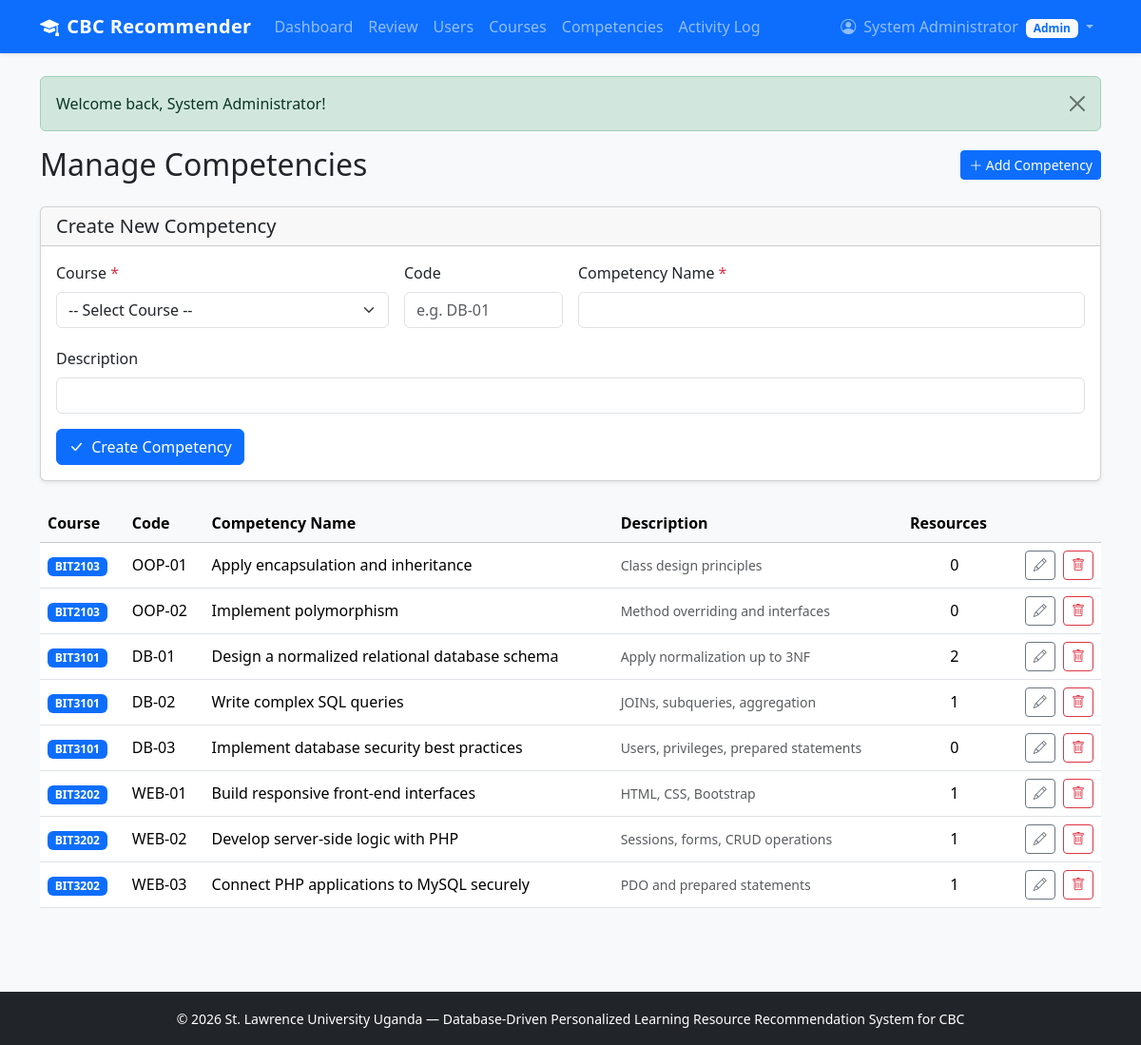
/admin/competencies.php (signed in), run on the app's committed database.
### tables this page shows
CREATE TABLE competencies (
    competency_id INT PRIMARY KEY AUTO_INCREMENT,
    course_id INT NOT NULL,
    competency_code VARCHAR(30),
    competency_name VARCHAR(255) NOT NULL,
    description TEXT,
    FOREIGN KEY (course_id) REFERENCES courses(course_id) ON DELETE CASCADE
);

CREATE TABLE courses (
    course_id INT PRIMARY KEY AUTO_INCREMENT,
    course_code VARCHAR(20) UNIQUE NOT NULL,
    course_name VARCHAR(150) NOT NULL,
    description TEXT,
    created_at TIMESTAMP DEFAULT CURRENT_TIMESTAMP
);

### includes/functions.php (called while the page is built, shortened)
<?php
function e(?string $value): string
{
    return htmlspecialchars($value ?? '', ENT_QUOTES, 'UTF-8');
}
function get_flash(): ?array
{
    if (isset($_SESSION['flash'])) {
        $flash = $_SESSION['flash'];
        return $flash;
    }
    return null;
}
function is_logged_in(): bool
{
    return isset($_SESSION['user_id']);
}
function current_role(): ?string
{
    return $_SESSION['role'] ?? null;
}

### admin/competencies.php (the view, shortened to what this page needs)
<?php
$pdo = getPDO();
$editing_comp = null;
$competencies = $pdo->query('
    SELECT comp.*, co.course_code, co.course_name,
           (SELECT COUNT(*) FROM resources WHERE competency_id = comp.competency_id) AS res_count
    FROM competencies comp
    JOIN courses co ON co.course_id = comp.course_id
    ORDER BY co.course_code, comp.competency_code
')->fetchAll();
require_once __DIR__ . '/../includes/header.php';
?>
<div class="d-flex justify-content-between align-items-center mb-4">
    <h2 class="mb-0">Manage Competencies</h2>
    <a href="#create-form" class="btn btn-primary btn-sm">
        <i class="bi bi-plus-lg"></i> Add Competency
    </a>
</div>
<div class="card shadow-sm mb-4" id="create-form">
    <div class="card-header">
        <h5 class="mb-0"><?= $editing_comp ? 'Edit Competency' : 'Create New Competency' ?></h5>
    </div>
    <div class="card-body">
        <form method="POST">
            <div class="row g-3">
                <div class="col-md-4">
                    <label class="form-label">Course <span class="text-danger">*</span></label>
                    <select name="course_id" class="form-select" required>
                        <option value="">-- Select Course --</option>
                    </select>
                </div>
                <div class="col-md-2">
                    <label class="form-label">Code</label>
                    <input type="text" name="competency_code" class="form-control"
                           placeholder="e.g. DB-01"
                           value="<?= e($_POST['competency_code'] ?? $editing_comp['competency_code'] ?? '') ?>">
                </div>
                <div class="col-md-6">
                    <label class="form-label">Competency Name <span class="text-danger">*</span></label>
                    <input type="text" name="competency_name" class="form-control"
                           value="<?= e($_POST['competency_name'] ?? $editing_comp['competency_name'] ?? '') ?>" required>
                </div>
            </div>
            <div class="row g-3 mt-1">
                <div class="col-md-12">
                    <label class="form-label">Description</label>
                    <input type="text" name="description" class="form-control"
                           value="<?= e($_POST['description'] ?? $editing_comp['description'] ?? '') ?>">
                </div>
            </div>
            <div class="mt-3">
                <button type="submit" class="btn btn-primary">
                    <i class="bi bi-check-lg me-1"></i> <?= $editing_comp ? 'Update Competency' : 'Create Competency' ?>
                </button>
            </div>
        </form>
    </div>
</div>
<div class="table-responsive">
    <table class="table table-hover align-middle">
        <thead class="table-light">
            <tr>
                <th>Course</th>
                <th>Code</th>
                <th>Competency Name</th>
                <th>Description</th>
                <th>Resources</th>
                <th></th>
            </tr>
        </thead>
        <tbody>
            <?php foreach ($competencies as $comp): ?>
                <tr>
                    <td><span class="badge bg-primary"><?= e($comp['course_code']) ?></span></td>
                    <td><?= e($comp['competency_code'] ?: '–') ?></td>
                    <td><?= e($comp['competency_name']) ?></td>
                    <td class="text-muted small"><?= e(mb_strimwidth($comp['description'] ?? '', 0, 50, '...')) ?></td>
                    <td class="text-center"><?= (int)$comp['res_count'] ?></td>
                    <td class="text-end">
                        <a href="?edit=<?= (int)$comp['competency_id'] ?>#create-form"
                           class="btn btn-sm btn-outline-secondary me-1">
                            <i class="bi bi-pencil"></i>
                        </a>
                        <form method="POST" class="d-inline"
                              onsubmit="return confirm('Delete this competency and all its resources?')">
                            <button type="submit" class="btn btn-sm btn-outline-danger">
                                <i class="bi bi-trash"></i>
                            </button>
                        </form>
                    </td>
                </tr>
            <?php endforeach; ?>
        </tbody>
    </table>
</div>
<?php require_once __DIR__ . '/../includes/footer.php'; ?>

### includes/header.php (shortened to what this page needs)
<?php
require_once __DIR__ . '/functions.php';
?>
<!DOCTYPE html>
<html lang="en">
<head>
    <link href="https://cdn.jsdelivr.net/npm/bootstrap@5.3.3/dist/css/bootstrap.min.css" rel="stylesheet">
    <link rel="stylesheet" href="https://cdn.jsdelivr.net/npm/bootstrap-icons@1.11.3/font/bootstrap-icons.min.css">
    <link rel="stylesheet" href="/assets/css/style.css">
</head>
<body class="bg-light">
<nav class="navbar navbar-expand-lg navbar-dark bg-primary shadow-sm">
    <div class="container">
        <a class="navbar-brand fw-bold" href="/index.php">
            <i class="bi bi-mortarboard-fill me-2"></i>CBC Recommender
        </a>
        <div class="collapse navbar-collapse" id="mainNav">
            <ul class="navbar-nav me-auto">
                <?php if (is_logged_in()): ?>
                    <?php if (current_role() === 'student'): ?>
                        <li class="nav-item"><a class="nav-link" href="/student/dashboard.php">Dashboard</a></li>
                        <li class="nav-item"><a class="nav-link" href="/student/courses.php">My Courses</a></li>
                        <li class="nav-item"><a class="nav-link" href="/student/search.php">Search</a></li>
                    <?php elseif (current_role() === 'admin'): ?>
                        <li class="nav-item"><a class="nav-link" href="/admin/dashboard.php">Dashboard</a></li>
                        <li class="nav-item"><a class="nav-link" href="/admin/approve_resources.php">Review</a></li>
                        <li class="nav-item"><a class="nav-link" href="/admin/users.php">Users</a></li>
                        <li class="nav-item"><a class="nav-link" href="/admin/courses.php">Courses</a></li>
                        <li class="nav-item"><a class="nav-link" href="/admin/competencies.php">Competencies</a></li>
                        <li class="nav-item"><a class="nav-link" href="/admin/activity_log.php">Activity Log</a></li>
                    <?php endif; ?>
                <?php endif; ?>
            </ul>
            <ul class="navbar-nav ms-auto">
                <?php if (is_logged_in()): ?>
                    <li class="nav-item dropdown">
                        <a class="nav-link dropdown-toggle" href="#" data-bs-toggle="dropdown">
                            <i class="bi bi-person-circle me-1"></i>
                            <?= e($_SESSION['full_name'] ?? $_SESSION['username']) ?>
                            <span class="badge bg-light text-primary ms-1"><?= e(ucfirst(current_role())) ?></span>
                        </a>
                    </li>
                <?php else: ?>
                    <li class="nav-item"><a class="nav-link" href="/auth/login.php">Login</a></li>
                    <li class="nav-item"><a class="nav-link" href="/auth/register.php">Register</a></li>
                <?php endif; ?>
            </ul>
        </div>
    </div>
</nav>
<main class="container py-4">
    <?php
    $flash = get_flash();
    if ($flash):
    ?>
        <div class="alert alert-<?= e($flash['type']) ?> alert-dismissible fade show" role="alert">
            <?= e($flash['message']) ?>
            <button type="button" class="btn-close" data-bs-dismiss="alert"></button>
        </div>
    <?php endif; ?>

### includes/footer.php (shortened to what this page needs)
</main>
<footer class="bg-dark text-white text-center py-3 mt-5">
    <div class="container">
        <small>
            &copy; <?= date('Y') ?> St. Lawrence University Uganda &mdash;
            Database-Driven Personalized Learning Resource Recommendation System for CBC
        </small>
    </div>
</footer>
</body>
</html>

### assets/css/style.css (style rules this page uses)
body { min-height: 100vh; display: flex; flex-direction: column; }
main { flex: 1; }
.navbar-brand { letter-spacing: 0.3px; }

### data on the page
competencies: course.course_code "BIT2103", competency_code "OOP-01", competency_name "Apply encapsulation and inheritance", description "Class design principles", res_count "0"
competencies: course.course_code "BIT2103", competency_code "OOP-02", competency_name "Implement polymorphism", description "Method overriding and interfaces", res_count "0"
competencies: course.course_code "BIT3101", competency_code "DB-01", competency_name "Design a normalized relational database schema", description "Apply normalization up to 3NF", res_count "2"
competencies: course.course_code "BIT3101", competency_code "DB-02", competency_name "Write complex SQL queries", description "JOINs, subqueries, aggregation", res_count "1"
competencies: course.course_code "BIT3101", competency_code "DB-03", competency_name "Implement database security best practices", description "Users, privileges, prepared statements", res_count "0"
competencies: course.course_code "BIT3202", competency_code "WEB-01", competency_name "Build responsive front-end interfaces", description "HTML, CSS, Bootstrap", res_count "1"
competencies: course.course_code "BIT3202", competency_code "WEB-02", competency_name "Develop server-side logic with PHP", description "Sessions, forms, CRUD operations", res_count "1"
competencies: course.course_code "BIT3202", competency_code "WEB-03", competency_name "Connect PHP applications to MySQL securely", description "PDO and prepared statements", res_count "1"

### other printed values
$_SESSION['full_name'] "System Administrator"
current_role() "Admin"
$flash['message'] "Welcome back, System Administrator!"
